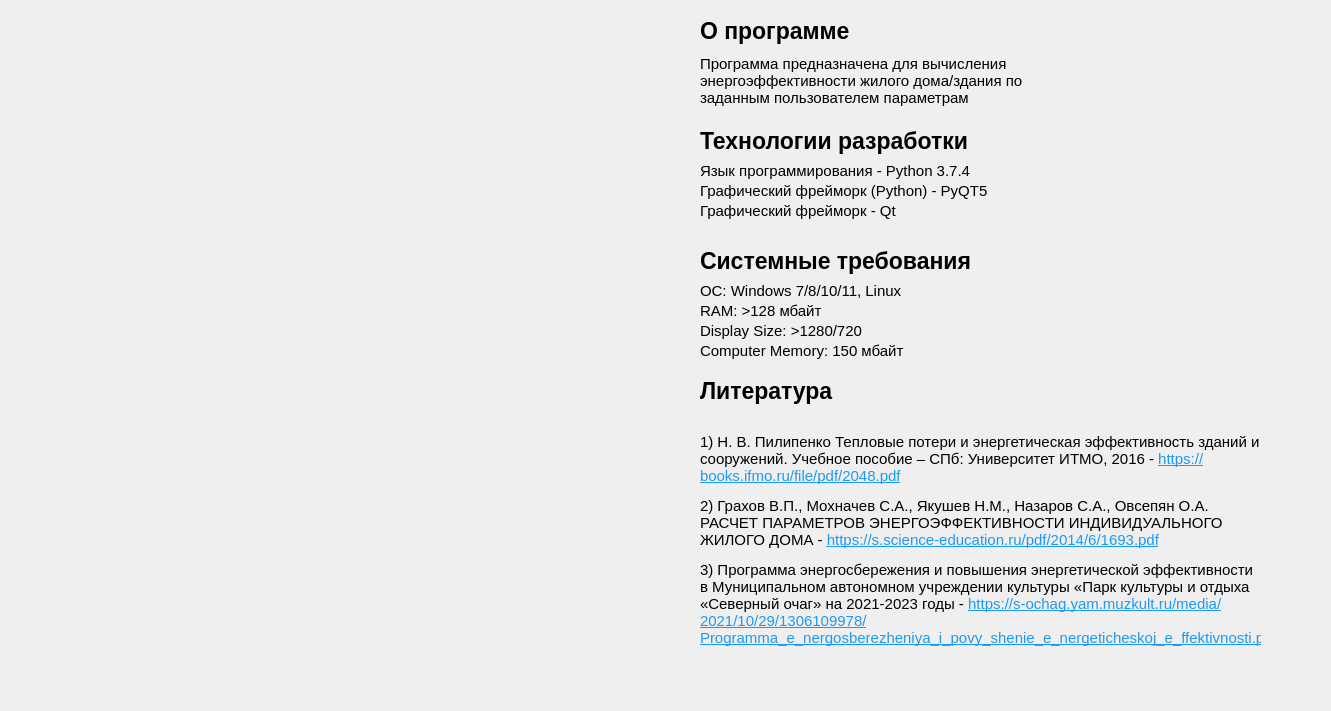
<?xml version="1.0" encoding="UTF-8"?>
<ui version="4.0">
 <class>Form</class>
 <widget class="QWidget" name="Form">
  <property name="geometry">
   <rect>
    <x>0</x>
    <y>0</y>
    <width>1331</width>
    <height>711</height>
   </rect>
  </property>
  <property name="windowTitle">
   <string>Form</string>
  </property>
  <widget class="QLabel" name="label">
   <property name="geometry">
    <rect>
     <x>10</x>
     <y>10</y>
     <width>681</width>
     <height>681</height>
    </rect>
   </property>
   <property name="text">
    <string/>
   </property>
   <property name="pixmap">
    <pixmap resource="main.qrc">:/main/2_main.png</pixmap>
   </property>
  </widget>
  <widget class="QLabel" name="label_4">
   <property name="geometry">
    <rect>
     <x>700</x>
     <y>10</y>
     <width>251</width>
     <height>41</height>
    </rect>
   </property>
   <property name="font">
    <font>
     <pointsize>17</pointsize>
     <weight>75</weight>
     <bold>true</bold>
    </font>
   </property>
   <property name="text">
    <string>О программе</string>
   </property>
  </widget>
  <widget class="QLabel" name="label_5">
   <property name="geometry">
    <rect>
     <x>700</x>
     <y>120</y>
     <width>351</width>
     <height>41</height>
    </rect>
   </property>
   <property name="font">
    <font>
     <pointsize>17</pointsize>
     <weight>75</weight>
     <bold>true</bold>
    </font>
   </property>
   <property name="text">
    <string>Технологии разработки</string>
   </property>
  </widget>
  <widget class="QLabel" name="label_6">
   <property name="geometry">
    <rect>
     <x>700</x>
     <y>370</y>
     <width>151</width>
     <height>41</height>
    </rect>
   </property>
   <property name="font">
    <font>
     <pointsize>17</pointsize>
     <weight>75</weight>
     <bold>true</bold>
    </font>
   </property>
   <property name="text">
    <string>Литература</string>
   </property>
  </widget>
  <widget class="QLabel" name="label_7">
   <property name="geometry">
    <rect>
     <x>700</x>
     <y>50</y>
     <width>381</width>
     <height>61</height>
    </rect>
   </property>
   <property name="font">
    <font>
     <pointsize>11</pointsize>
    </font>
   </property>
   <property name="text">
    <string>Программа предназначена для вычисления энергоэффективности жилого дома/здания по заданным пользователем параметрам</string>
   </property>
   <property name="wordWrap">
    <bool>true</bool>
   </property>
  </widget>
  <widget class="QLabel" name="label_2">
   <property name="geometry">
    <rect>
     <x>700</x>
     <y>160</y>
     <width>301</width>
     <height>21</height>
    </rect>
   </property>
   <property name="font">
    <font>
     <pointsize>11</pointsize>
    </font>
   </property>
   <property name="text">
    <string>Язык программирования - Python 3.7.4</string>
   </property>
  </widget>
  <widget class="QLabel" name="label_3">
   <property name="geometry">
    <rect>
     <x>700</x>
     <y>180</y>
     <width>291</width>
     <height>21</height>
    </rect>
   </property>
   <property name="font">
    <font>
     <pointsize>11</pointsize>
    </font>
   </property>
   <property name="text">
    <string>Графический фрейморк (Python) - PyQT5</string>
   </property>
  </widget>
  <widget class="QLabel" name="label_8">
   <property name="geometry">
    <rect>
     <x>700</x>
     <y>200</y>
     <width>271</width>
     <height>21</height>
    </rect>
   </property>
   <property name="font">
    <font>
     <pointsize>11</pointsize>
    </font>
   </property>
   <property name="text">
    <string>Графический фрейморк - Qt</string>
   </property>
  </widget>
  <widget class="QLabel" name="label_9">
   <property name="geometry">
    <rect>
     <x>700</x>
     <y>240</y>
     <width>301</width>
     <height>41</height>
    </rect>
   </property>
   <property name="font">
    <font>
     <pointsize>17</pointsize>
     <weight>75</weight>
     <bold>true</bold>
    </font>
   </property>
   <property name="text">
    <string>Системные требования</string>
   </property>
  </widget>
  <widget class="QLabel" name="label_10">
   <property name="geometry">
    <rect>
     <x>700</x>
     <y>280</y>
     <width>271</width>
     <height>21</height>
    </rect>
   </property>
   <property name="font">
    <font>
     <pointsize>11</pointsize>
    </font>
   </property>
   <property name="text">
    <string>ОС: Windows 7/8/10/11, Linux</string>
   </property>
  </widget>
  <widget class="QLabel" name="label_11">
   <property name="geometry">
    <rect>
     <x>700</x>
     <y>300</y>
     <width>271</width>
     <height>21</height>
    </rect>
   </property>
   <property name="font">
    <font>
     <pointsize>11</pointsize>
    </font>
   </property>
   <property name="text">
    <string>RAM: &gt;128 мбайт</string>
   </property>
  </widget>
  <widget class="QLabel" name="label_12">
   <property name="geometry">
    <rect>
     <x>700</x>
     <y>320</y>
     <width>271</width>
     <height>21</height>
    </rect>
   </property>
   <property name="font">
    <font>
     <pointsize>11</pointsize>
    </font>
   </property>
   <property name="text">
    <string>Display Size: &gt;1280/720</string>
   </property>
  </widget>
  <widget class="QLabel" name="label_13">
   <property name="geometry">
    <rect>
     <x>700</x>
     <y>340</y>
     <width>271</width>
     <height>21</height>
    </rect>
   </property>
   <property name="font">
    <font>
     <pointsize>11</pointsize>
    </font>
   </property>
   <property name="text">
    <string>Computer Memory: 150 мбайт</string>
   </property>
  </widget>
  <widget class="QLabel" name="label_14">
   <property name="geometry">
    <rect>
     <x>700</x>
     <y>400</y>
     <width>561</width>
     <height>281</height>
    </rect>
   </property>
   <property name="font">
    <font>
     <pointsize>11</pointsize>
    </font>
   </property>
   <property name="text">
    <string>&lt;html&gt;&lt;head/&gt;&lt;body&gt;&lt;p&gt;1) Н. В. Пилипенко Тепловые потери и энергетическая эффективность зданий и сооружений. Учебное пособие – СПб: Университет ИТМО, 2016 - &lt;a href=&quot;https://books.ifmo.ru/file/pdf/2048.pdf&quot;&gt;&lt;span style=&quot; text-decoration: underline; color:#1d99f3;&quot;&gt;https://books.ifmo.ru/file/pdf/2048.pdf&lt;/span&gt;&lt;/a&gt;&lt;/p&gt;&lt;p&gt;2) Грахов В.П., Мохначев С.А., Якушев Н.М., Назаров С.А., Овсепян О.А.  РАСЧЕТ ПАРАМЕТРОВ ЭНЕРГОЭФФЕКТИВНОСТИ ИНДИВИДУАЛЬНОГО ЖИЛОГО ДОМА - &lt;a href=&quot;https://s.science-education.ru/pdf/2014/6/1693.pdf&quot;&gt;&lt;span style=&quot; text-decoration: underline; color:#1d99f3;&quot;&gt;https://s.science-education.ru/pdf/2014/6/1693.pdf&lt;/span&gt;&lt;/a&gt;&lt;/p&gt;&lt;p&gt;3) Программа энергосбережения и повышения энергетической эффективности в Муниципальном автономном учреждении культуры «Парк культуры и отдыха «Северный очаг» на 2021-2023 годы - &lt;a href=&quot;https://s-ochag.yam.muzkult.ru/media/2021/10/29/1306109978/Programma_e_nergosberezheniya_i_povy_shenie_e_nergeticheskoj_e_ffektivnosti.pdf&quot;&gt;&lt;span style=&quot; text-decoration: underline; color:#1d99f3;&quot;&gt;https://s-ochag.yam.muzkult.ru/media/2021/10/29/1306109978/Programma_e_nergosberezheniya_i_povy_shenie_e_nergeticheskoj_e_ffektivnosti.pdf&lt;/span&gt;&lt;/a&gt;&lt;/p&gt;&lt;/body&gt;&lt;/html&gt;</string>
   </property>
   <property name="wordWrap">
    <bool>true</bool>
   </property>
  </widget>
 </widget>
 <resources>
  <include location="main.qrc"/>
 </resources>
 <connections/>
</ui>
